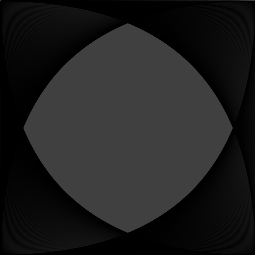
Frame 1 (no input)
Frame 60 (the mouse pressed at the canvas centre just before this capture): identical to frame 1, image omitted
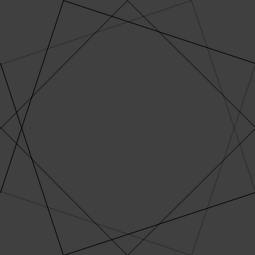
Frame 120 (the mouse held since frame 60 and released just before this capture)

The Processing sketch that drew these frames (run headless with seeded random() and noise(); from frame 60 on, the mouse is pressed at the canvas centre):

// Processing sketch: processing_7560
// ── processing_7560.pde

// Keith O'Hara <kohara@bard.edu>
// Feb 10 2010
// CMSC 117
//
// string art: making curves from straight lines
//

void setup()
{
  size(255, 255);
  smooth();
}

void draw()
{
  background(64);
  for (int i = 0; i < 255; i = i + 1 + mouseX/2 )
  {
    stroke(0, i);
    line(0, i, width-i, 0);
    line(0, height-i, width-i, height);
    line(width, i, width-i, height);
    line(width, height-i, width-i, 0);
  } 
}
